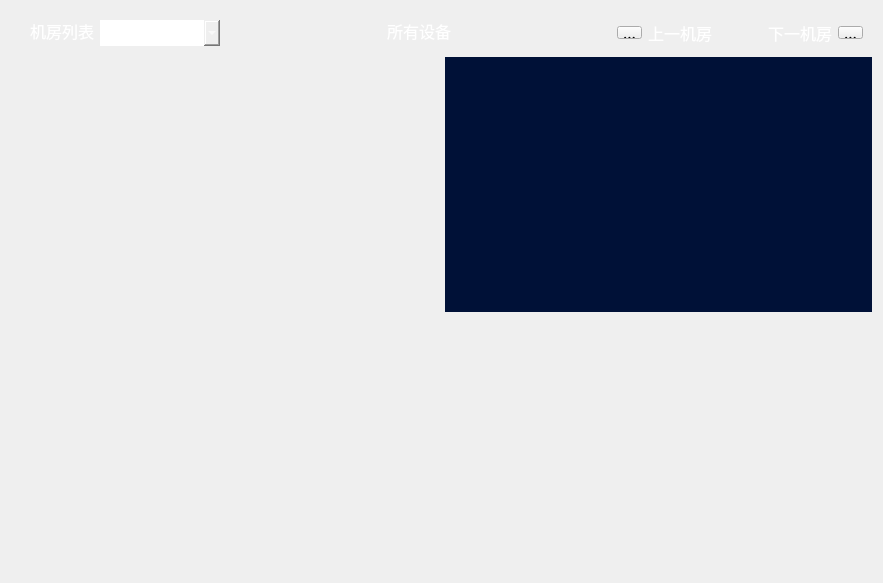
<?xml version="1.0" encoding="UTF-8"?>
<ui version="4.0">
 <class>Room_MainWid</class>
 <widget class="QWidget" name="Room_MainWid">
  <property name="geometry">
   <rect>
    <x>0</x>
    <y>0</y>
    <width>883</width>
    <height>583</height>
   </rect>
  </property>
  <property name="font">
   <font>
    <family>微软雅黑</family>
    <pointsize>12</pointsize>
   </font>
  </property>
  <property name="windowTitle">
   <string>Form</string>
  </property>
  <property name="styleSheet">
   <string notr="true"/>
  </property>
  <layout class="QGridLayout" name="gridLayout_2">
   <item row="0" column="0" colspan="2">
    <widget class="QWidget" name="titleWid" native="true">
     <property name="maximumSize">
      <size>
       <width>16777215</width>
       <height>40</height>
      </size>
     </property>
     <layout class="QGridLayout" name="gridLayout">
      <item row="0" column="0">
       <spacer name="horizontalSpacer_2">
        <property name="orientation">
         <enum>Qt::Horizontal</enum>
        </property>
        <property name="sizeType">
         <enum>QSizePolicy::Fixed</enum>
        </property>
        <property name="sizeHint" stdset="0">
         <size>
          <width>10</width>
          <height>20</height>
         </size>
        </property>
       </spacer>
      </item>
      <item row="0" column="1">
       <widget class="QLabel" name="label">
        <property name="font">
         <font>
          <family>微软雅黑</family>
          <pointsize>12</pointsize>
         </font>
        </property>
        <property name="styleSheet">
         <string notr="true">color: rgb(255, 255, 255);</string>
        </property>
        <property name="text">
         <string>机房列表</string>
        </property>
       </widget>
      </item>
      <item row="0" column="2">
       <widget class="QComboBox" name="comboBox">
        <property name="minimumSize">
         <size>
          <width>120</width>
          <height>26</height>
         </size>
        </property>
        <property name="font">
         <font>
          <family>微软雅黑</family>
          <pointsize>12</pointsize>
         </font>
        </property>
        <property name="cursor">
         <cursorShape>PointingHandCursor</cursorShape>
        </property>
        <property name="styleSheet">
         <string notr="true">border:none;
color: rgb(255, 255, 255);
border-color: rgb(0, 0, 0);</string>
        </property>
       </widget>
      </item>
      <item row="0" column="3">
       <spacer name="horizontalSpacer_3">
        <property name="orientation">
         <enum>Qt::Horizontal</enum>
        </property>
        <property name="sizeHint" stdset="0">
         <size>
          <width>20</width>
          <height>19</height>
         </size>
        </property>
       </spacer>
      </item>
      <item row="0" column="4">
       <widget class="QLabel" name="roomLabel">
        <property name="font">
         <font>
          <family>微软雅黑</family>
          <pointsize>12</pointsize>
         </font>
        </property>
        <property name="styleSheet">
         <string notr="true">color: rgb(255, 255, 255);</string>
        </property>
        <property name="text">
         <string>所有设备</string>
        </property>
        <property name="alignment">
         <set>Qt::AlignCenter</set>
        </property>
       </widget>
      </item>
      <item row="0" column="5">
       <spacer name="horizontalSpacer">
        <property name="orientation">
         <enum>Qt::Horizontal</enum>
        </property>
        <property name="sizeHint" stdset="0">
         <size>
          <width>31</width>
          <height>20</height>
         </size>
        </property>
       </spacer>
      </item>
      <item row="0" column="6">
       <widget class="QToolButton" name="upBtn">
        <property name="minimumSize">
         <size>
          <width>25</width>
          <height>13</height>
         </size>
        </property>
        <property name="maximumSize">
         <size>
          <width>25</width>
          <height>10</height>
         </size>
        </property>
        <property name="cursor">
         <cursorShape>PointingHandCursor</cursorShape>
        </property>
        <property name="styleSheet">
         <string notr="true">border-image: url(:/tg/tg/up.png);
</string>
        </property>
        <property name="text">
         <string>...</string>
        </property>
       </widget>
      </item>
      <item row="0" column="7">
       <widget class="QLabel" name="label_2">
        <property name="minimumSize">
         <size>
          <width>0</width>
          <height>26</height>
         </size>
        </property>
        <property name="maximumSize">
         <size>
          <width>16777215</width>
          <height>26</height>
         </size>
        </property>
        <property name="font">
         <font>
          <family>微软雅黑</family>
          <pointsize>12</pointsize>
         </font>
        </property>
        <property name="styleSheet">
         <string notr="true">color: rgb(255, 255, 255);</string>
        </property>
        <property name="text">
         <string>上一机房</string>
        </property>
       </widget>
      </item>
      <item row="0" column="8">
       <spacer name="horizontalSpacer_4">
        <property name="orientation">
         <enum>Qt::Horizontal</enum>
        </property>
        <property name="sizeType">
         <enum>QSizePolicy::Fixed</enum>
        </property>
        <property name="sizeHint" stdset="0">
         <size>
          <width>50</width>
          <height>20</height>
         </size>
        </property>
       </spacer>
      </item>
      <item row="0" column="9">
       <widget class="QLabel" name="label_3">
        <property name="minimumSize">
         <size>
          <width>0</width>
          <height>26</height>
         </size>
        </property>
        <property name="maximumSize">
         <size>
          <width>16777215</width>
          <height>26</height>
         </size>
        </property>
        <property name="font">
         <font>
          <family>微软雅黑</family>
          <pointsize>12</pointsize>
         </font>
        </property>
        <property name="styleSheet">
         <string notr="true">color: rgb(255, 255, 255);</string>
        </property>
        <property name="text">
         <string>下一机房</string>
        </property>
        <property name="alignment">
         <set>Qt::AlignRight|Qt::AlignTrailing|Qt::AlignVCenter</set>
        </property>
       </widget>
      </item>
      <item row="0" column="10">
       <widget class="QToolButton" name="downBtn">
        <property name="minimumSize">
         <size>
          <width>25</width>
          <height>13</height>
         </size>
        </property>
        <property name="maximumSize">
         <size>
          <width>25</width>
          <height>10</height>
         </size>
        </property>
        <property name="cursor">
         <cursorShape>PointingHandCursor</cursorShape>
        </property>
        <property name="styleSheet">
         <string notr="true">border-image: url(:/tg/tg/down.png);</string>
        </property>
        <property name="text">
         <string>...</string>
        </property>
        <property name="iconSize">
         <size>
          <width>16</width>
          <height>5</height>
         </size>
        </property>
        <property name="popupMode">
         <enum>QToolButton::DelayedPopup</enum>
        </property>
        <property name="autoRaise">
         <bool>false</bool>
        </property>
       </widget>
      </item>
     </layout>
    </widget>
   </item>
   <item row="1" column="0">
    <widget class="QWidget" name="powWid" native="true"/>
   </item>
   <item row="1" column="1">
    <widget class="QWidget" name="dataWid" native="true">
     <property name="maximumSize">
      <size>
       <width>600</width>
       <height>16777215</height>
      </size>
     </property>
     <property name="styleSheet">
      <string notr="true">#dataWid{background-color: rgb(0,17,55);}</string>
     </property>
    </widget>
   </item>
   <item row="2" column="0">
    <widget class="QWidget" name="vcWid" native="true"/>
   </item>
   <item row="2" column="1">
    <widget class="QWidget" name="barWid" native="true">
     <property name="maximumSize">
      <size>
       <width>600</width>
       <height>16777215</height>
      </size>
     </property>
    </widget>
   </item>
  </layout>
 </widget>
 <resources/>
 <connections/>
</ui>
